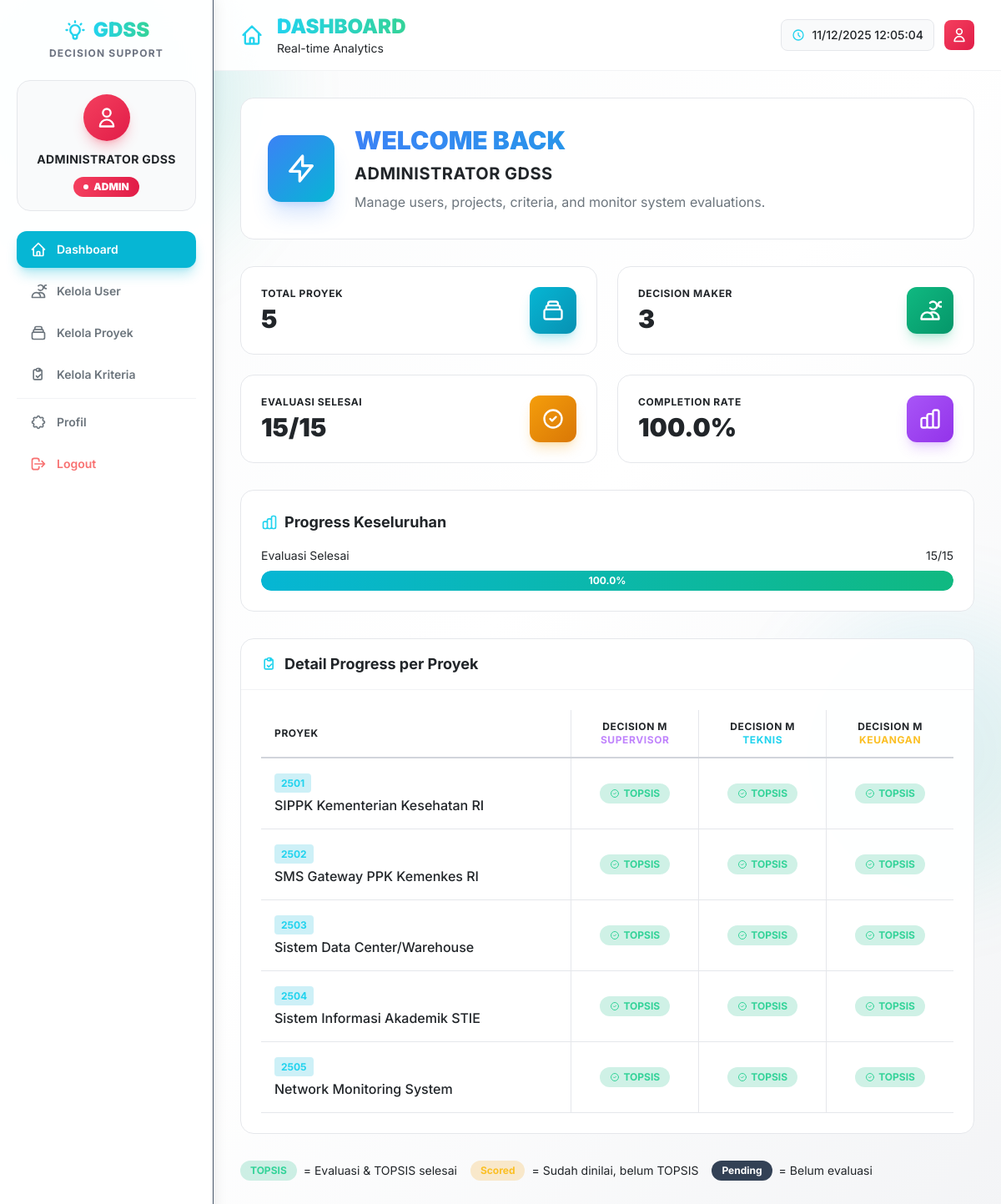
/dashboard.php (signed in), run on the app's committed database.
### tables this page shows
CREATE TABLE `users` (
  `id` int NOT NULL,
  `name` varchar(100) NOT NULL,
  `username` varchar(100) NOT NULL,
  `password` varchar(255) NOT NULL,
  `role` enum('admin','supervisor','teknis','keuangan') NOT NULL,
  `created_at` timestamp NOT NULL DEFAULT CURRENT_TIMESTAMP
);

CREATE TABLE `projects` (
  `id` int NOT NULL,
  `project_code` varchar(20) NOT NULL,
  `project_name` varchar(200) NOT NULL,
  `location` varchar(255) DEFAULT NULL,
  `date` date NOT NULL,
  `description` text,
  `status` enum('active','inactive','completed') NOT NULL DEFAULT 'active',
  `created_at` timestamp NOT NULL DEFAULT CURRENT_TIMESTAMP
);

### dashboard.php (the view, shortened to what the rows shown need)
<?php
require_once __DIR__ . '/config/config.php';
require_once __DIR__ . '/includes/layout.php';
$pageTitle = 'Dashboard - ' . SITE_NAME;
$isAdmin = hasRole('admin');
$db = getConnection();
try {
    if ($isAdmin) {
        require_once __DIR__ . '/controllers/project_controller.php';
        require_once __DIR__ . '/controllers/topsis_controller.php';
        $projectController = new ProjectController();
        $scoreController = new ScoreController();
        $topsisController = new TopsisController();
        $projects = $projectController->getAllProjects();
        $stmt = $db->prepare("SELECT * FROM users WHERE role IN ('supervisor', 'teknis', 'keuangan') ORDER BY role, name");
        $stmt->execute();
        $decisionMakers = $stmt->fetchAll();
        $progressData = [];
        foreach ($projects as $project) {
            $progressData[$project['id']] = [
                'project' => $project,
                'evaluators' => []
            ];
            foreach ($decisionMakers as $dm) {
                $scores = $scoreController->getUserScores($project['id'], $dm['id']);
                $topsisResult = $topsisController->getTopsisResults($dm['role']);
                $hasTopsis = false;
                if (!empty($topsisResult)) {
                    foreach ($topsisResult as $r) {
                        if ($r['project_id'] == $project['id']) {
                            $hasTopsis = true;
                            break;
                        }
                    }
                }
                $progressData[$project['id']]['evaluators'][$dm['id']] = [
                    'user' => $dm,
                    'has_scores' => !empty($scores),
                    'has_topsis' => $hasTopsis
                ];
            }
        }
    }
} catch (Exception $e) {
}
renderHead($pageTitle, '');
renderSidebar('', 'dashboard');
renderHeader('DASHBOARD', 'Real-time Analytics', 'home');
?>
<?php if ($isAdmin): ?>
<section class="bg-white/95 backdrop-blur-sm rounded-2xl border border-gray-200 mb-8">
    <div class="p-6">
        <div class="overflow-x-auto">
            <table class="w-full border-collapse">
                <thead>
                    <tr class="border-b-2 border-gray-300">
                        <th class="text-left py-3 px-4 text-gray-900 font-bold uppercase tracking-wider text-xs border-r border-gray-200">Proyek</th>
                        <?php foreach ($decisionMakers as $dm): ?>
                        <th class="text-center py-3 px-4 text-gray-900 font-bold uppercase tracking-wider text-xs border-r border-gray-200 last:border-r-0">
                            <?= htmlspecialchars(substr($dm['name'], 0, 10)) ?>
                            <br><span class="text-<?= ['supervisor' => 'purple', 'teknis' => 'cyan', 'keuangan' => 'amber'][$dm['role']] ?>-400"><?= ucfirst($dm['role']) ?></span>
                        </th>
                        <?php endforeach; ?>
                    </tr>
                </thead>
                <tbody>
                    <?php foreach ($progressData as $projectId => $data): ?>
                    <tr class="border-b border-gray-200 hover:bg-gray-50 transition-colors duration-200">
                        <td class="py-4 px-4 border-r border-gray-200">
                            <div>
                                <span class="px-2 py-1 bg-cyan-500/20 text-cyan-400 rounded text-xs font-bold">
                                    <?= htmlspecialchars($data['project']['project_code']) ?>
                                </span>
                                <p class="text-gray-900 font-medium mt-1"><?= htmlspecialchars($data['project']['project_name']) ?></p>
                            </div>
                        </td>
                        <?php foreach ($decisionMakers as $dm):
                            $eval = $data['evaluators'][$dm['id']] ?? null;
                        ?>
                        <td class="py-4 px-4 text-center border-r border-gray-200 last:border-r-0">
                            <?php if ($eval && $eval['has_topsis']): ?>
                            <span class="inline-flex items-center gap-1 px-3 py-1 bg-emerald-500/20 text-emerald-400 rounded-full text-xs font-bold">
                                <?= icon('check', 'w-3 h-3') ?> TOPSIS
                            </span>
                            <?php elseif ($eval && $eval['has_scores']): ?>
                            <span class="inline-flex items-center gap-1 px-3 py-1 bg-amber-500/20 text-amber-400 rounded-full text-xs font-bold">
                                <?= icon('clock', 'w-3 h-3') ?> Scored
                            </span>
                            <?php else: ?>
                            <span class="inline-flex items-center gap-1 px-3 py-1 bg-slate-700 text-white rounded-full text-xs font-bold">
                                <?= icon('close', 'w-3 h-3') ?> Pending
                            </span>
                            <?php endif; ?>
                        </td>
                        <?php endforeach; ?>
                    </tr>
                    <?php endforeach; ?>
                </tbody>
            </table>
        </div>
    </div>
</section>
<?php endif; ?>
<?php renderFooter(); ?>

### includes/layout.php (shortened to what the rows shown need)
<?php
function icon($name, $class = 'w-5 h-5') {
    $path = $icons[$name] ?? $icons['home'];
    return '<svg class="'.$class.'" fill="none" stroke="currentColor" viewBox="0 0 24 24"><path stroke-linecap="round" stroke-linejoin="round" stroke-width="2" d="'.$path.'"></path></svg>';
}
function renderHead($pageTitle, $basePath = '') {
    $cssPath = $basePath . 'assets/css/style.css';
    ?>
<!DOCTYPE html>
<html lang="id" class="light">
<head>
    <script src="https://cdn.tailwindcss.com"></script>
    <link rel="stylesheet" href="https://cdnjs.cloudflare.com/ajax/libs/font-awesome/6.4.0/css/all.min.css">
    <link href="<?= $cssPath ?>" rel="stylesheet">
</head>
<body class="bg-gradient-to-br from-gray-50 via-white to-gray-100 min-h-screen text-gray-900">
    <?php
}
function renderSidebar($basePath = '', $activePage = '') {
    $userName = $_SESSION['name'] ?? 'User';
    $isAdmin = hasRole('admin');
    ?>
    <div class="flex min-h-screen">
        <aside id="sidebar" class="sidebar w-64 fixed left-0 top-0 h-full border-r border-gray-200/50 p-5 flex flex-col z-40">
            <div class="text-center mb-6">
                <div class="flex items-center justify-center gap-2 mb-1">
                    <?= icon('bulb', 'w-7 h-7 text-cyan-400') ?>
                    <h1 class="text-2xl font-black bg-gradient-to-r from-cyan-400 to-emerald-400 bg-clip-text text-transparent">GDSS</h1>
                </div>
            </div>
            <div class="text-center mb-6 p-4 bg-gray-50 rounded-2xl border border-gray-200">
                <h2 class="text-gray-900 font-bold text-sm uppercase tracking-wide mb-2"><?= htmlspecialchars($userName) ?></h2>
            </div>
        </aside>
    <?php
}
function renderHeader($title, $subtitle = '', $iconName = 'home', $showBackButton = false, $backUrl = '', $basePath = '') {
    ?>
        <main class="main-content flex-1 ml-64">
            <header class="sticky top-0 z-30 bg-white/90 backdrop-blur-xl border-b border-gray-200/50 px-8 py-4">
                <div class="flex items-center justify-between">
                    <div class="flex items-center gap-4">
                        <div>
                            <h2 class="text-2xl font-black bg-gradient-to-r from-cyan-400 to-emerald-400 bg-clip-text text-transparent"><?= htmlspecialchars($title) ?></h2>
                        </div>
                    </div>
                </div>
            </header>
            <div class="p-8">
    <?php
}
function renderFooter() {
    ?>
            </div>
        </main>
    </div>
</body>
</html>
    <?php
}
    ?>

### data on the page
users: name "DECISION M", role "SUPERVISOR"
users: name "DECISION M", role "TEKNIS"
users: name "DECISION M", role "KEUANGAN"
projects: project_code "2501", project_name "SIPPK Kementerian Kesehatan RI"
projects: project_code "2502", project_name "SMS Gateway PPK Kemenkes RI"
projects: project_code "2503", project_name "Sistem Data Center/Warehouse"
projects: project_code "2504", project_name "Sistem Informasi Akademik STIE"
projects: project_code "2505", project_name "Network Monitoring System"

### other printed values
$userName "ADMINISTRATOR GDSS"
$userRole "ADMIN"
$label "Dashboard Kelola User Kelola Proyek Kelola Kriteria Profil Logout"
$subtitle "Real-time Analytics"
$title "TOTAL PROYEK DECISION MAKER EVALUASI SELESAI COMPLETION RATE"
$value "5 3 15/15 100.0%"
$completedEvaluationsCount "15"
$totalEvaluations "15"
$completionRate "100.0"
